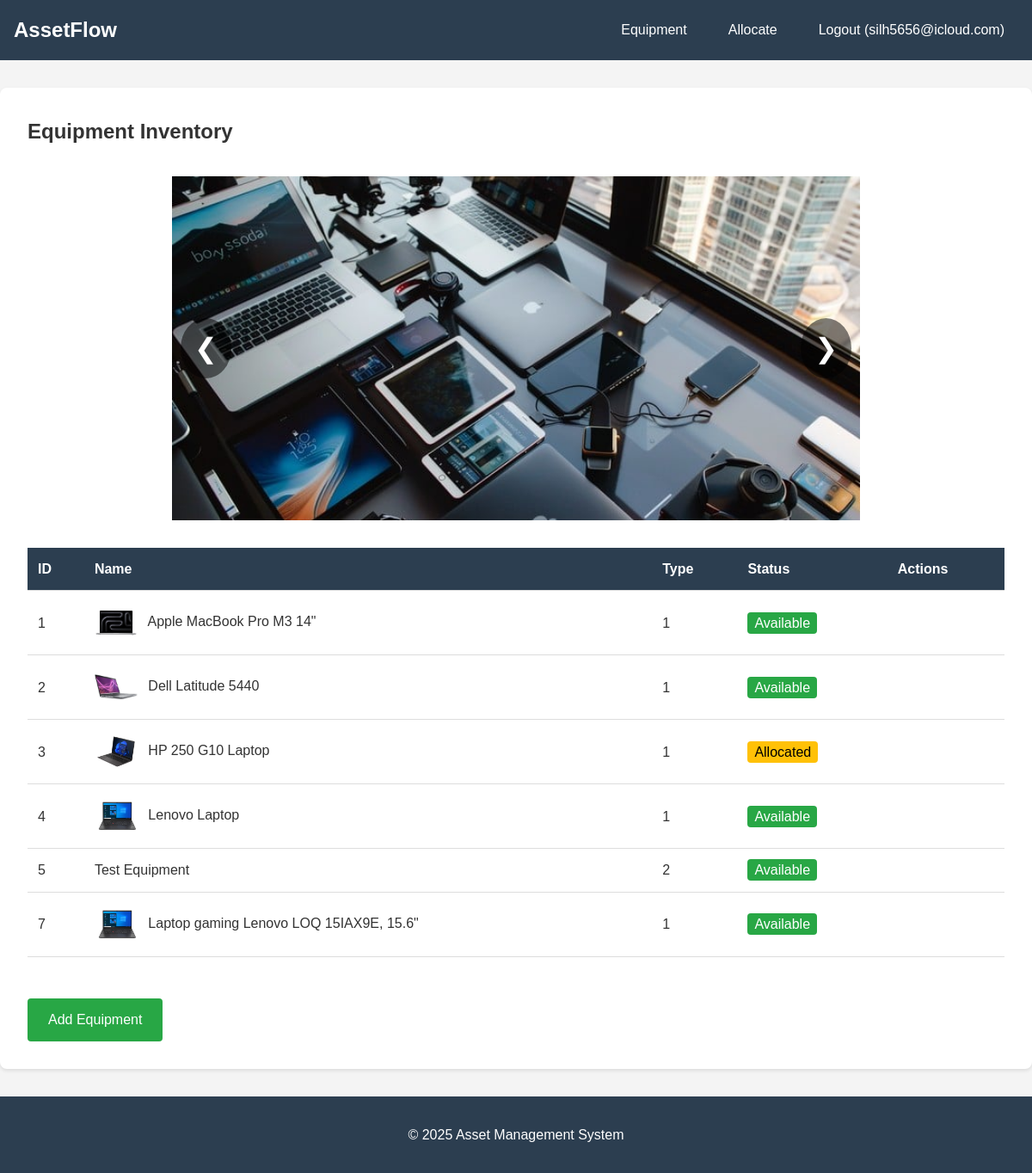
/index.php?controller=equipment&action=list (signed in), run on the app's committed database.
### tables this page shows
CREATE TABLE Equipment (
            equipment_id INTEGER PRIMARY KEY AUTOINCREMENT,
            inventory_code VARCHAR(50) UNIQUE NOT NULL,
            name VARCHAR(100) NOT NULL,
            type_id INTEGER,
            specifications TEXT,
            status TEXT NOT NULL CHECK(status IN ('Available', 'Allocated', 'Service', 'Decommissioned')),
            purchase_date TEXT,
            os_version VARCHAR(50) NOT NULL,
            location VARCHAR(100) NOT NULL,
            photo_path VARCHAR(255),
            FOREIGN KEY (type_id) REFERENCES EquipmentTypes(type_id) ON DELETE SET NULL
            
        );

### config/DBConnection.php (called while the page is built)
<?php
    class DBConnection
    {
        private static $instance = null;
        private $connection;
        private function __construct()
        {
            $dbFile = __DIR__ . '/database.sqlite';
            $this->connection = new PDO('sqlite:' . $dbFile);
            $this->connection->setAttribute(PDO::ATTR_ERRMODE, PDO::ERRMODE_EXCEPTION);
            $this->connection->exec("PRAGMA foreign_keys = ON;");
        }
        public static function getInstance()
        {
            if (self::$instance === null)
            {
                self::$instance = new DBConnection();
            }
            return self::$instance;
        }
        public function getConnection()
        {
            return $this->connection;
        }
    }
?>

### model/EquipmentModel.php (called while the page is built, shortened)
<?php
    require_once __DIR__ . '/../config/DBConnection.php';
    class EquipmentModel extends BaseModel
    {
        private $db;
        public function __construct()
        {
            $this->db = DBConnection::getInstance()->getConnection();
        }
        public function findAll()
        {
            $stmt = $this->db->query("SELECT * FROM Equipment");
            return $stmt->fetchAll(PDO::FETCH_ASSOC);
        }
    }
?>

### view/equipment/list.php (the view, shortened to what this page needs)
<?php
require_once __DIR__ . '/../layout/header.php';
?>
<div class="container">
    <h2>Equipment Inventory</h2>
        <div class="carousel-container">
    <div class="carousel-slide active">
        <img src="/public/uploads/tech-loaded-workspace-stockcake.jpg" alt="Equipment 1">
    </div>
        <button class="carousel-btn prev" onclick="changeSlide(-1)">&#10094;</button>
        <button class="carousel-btn next" onclick="changeSlide(1)">&#10095;</button>
    </div>
    <table class="equipment-table">
        <thead>
            <tr>
                <th>ID</th>
                <th>Name</th>
                <th>Type</th>
                <th>Status</th>
                <th>Actions</th>
            </tr>
        </thead>
        <tbody>
            <?php foreach ($equipment as $item): ?>
            <tr>
                <td><?php echo htmlspecialchars($item['equipment_id']); ?></td>
                <td>
                    <?php if (!empty($item['photo_path'])): ?>
                        <img src="../public/<?php echo htmlspecialchars($item['photo_path']); ?>"
                             alt="<?php echo htmlspecialchars($item['name']); ?>"
                             style="width: 50px; height: 50px; object-fit: cover; border-radius: 4px; margin-right: 8px;">
                    <?php endif; ?>
                    <?php echo htmlspecialchars($item['name']); ?>
                </td>
                <td><?php echo htmlspecialchars($item['type_id']); ?></td>
                <td><span class="status-<?php echo strtolower($item['status']); ?>">
                    <?php echo htmlspecialchars($item['status']); ?>
                </span></td>
                <td>
                </td>
            </tr>
            <?php endforeach; ?>
        </tbody>
    </table>
    <a href="?controller=equipment&action=add" class="btn-add">Add Equipment</a>
</div>
<?php require_once __DIR__ . '/../layout/footer.php'; ?>

### public/css/main.css (style rules this page uses)
* { margin: 0; padding: 0; box-sizing: border-box; }
body { font-family: 'Arial', sans-serif; line-height: 1.6; color: #333; background-color: #f4f4f4; }
.container { max-width: 1200px; margin: 2rem auto; padding: 0 2rem; background-color: white; border-radius: 8px; box-shadow: 0 2px 4px rgba(0,0,0,0.1); }
.carousel-container { position: relative; width: 100%; max-width: 800px; margin: 2rem auto; height: 400px; overflow: hidden; }
.carousel-slide { display: none; width: 100%; height: 100%; }
.carousel-slide.active { display: block; }
.carousel-slide img { width: 100%; height: 100%; object-fit: cover; }
.carousel-btn { position: absolute; top: 50%; transform: translateY(-50%); background-color: rgba(0,0,0,0.5); color: white; border: none; padding: 1rem; font-size: 2rem; cursor: pointer; border-radius: 50%; }
.carousel-btn.prev { left: 10px; }
.carousel-btn.next { right: 10px; }
.equipment-table { width: 100%; border-collapse: collapse; margin: 2rem 0; }
.equipment-table th, .equipment-table td { padding: 12px; text-align: left; border-bottom: 1px solid #ddd; }
.equipment-table th { background-color: #2c3e50; color: white; }
.status-available { background-color: #28a745; color: white; padding: 0.25rem 0.5rem; border-radius: 4px; }
.status-allocated { background-color: #ffc107; color: black; padding: 0.25rem 0.5rem; border-radius: 4px; }
button[type="submit"], .btn-add { background-color: #28a745; color: white; padding: 0.75rem 1.5rem; border: none; border-radius: 4px; cursor: pointer; font-size: 1rem; text-decoration: none; display: inline-block; }
.btn-add { margin-top: 1rem; }
.equipment-table img { vertical-align: middle; }

### public/css/responsive.css (style rules this page uses)
@media (min-width: 1025px) { .container { padding: 2rem; } }
@media (min-width: 1025px) { .equipment-table { font-size: 1rem; } }

### data on the page
equipment: equipment_id "1", photo_path (picture), name "Apple MacBook Pro M3 14\"", type "1", status "Available"
equipment: equipment_id "2", photo_path (picture), name "Dell Latitude 5440", type "1", status "Available"
equipment: equipment_id "3", photo_path (picture), name "HP 250 G10 Laptop", type "1", status "Allocated"
equipment: equipment_id "4", photo_path (picture), name "Lenovo Laptop", type "1", status "Available"
equipment: equipment_id "5", name "Test Equipment", type "2", status "Available"
equipment: equipment_id "7", photo_path (picture), name "Laptop gaming Lenovo LOQ 15IAX9E, 15.6\"", type "1", status "Available"

### other printed values
$_SESSION['user_email'] "silh5656@icloud.com"
